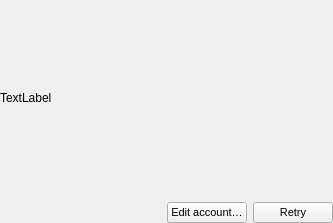
<?xml version="1.0" encoding="UTF-8"?>
<ui version="4.0">
 <class>roster_msg_box</class>
 <widget class="QWidget" name="roster_msg_box">
  <property name="geometry">
   <rect>
    <x>0</x>
    <y>0</y>
    <width>333</width>
    <height>223</height>
   </rect>
  </property>
  <property name="windowTitle">
   <string>Form</string>
  </property>
  <layout class="QVBoxLayout" name="verticalLayout">
   <property name="leftMargin">
    <number>0</number>
   </property>
   <property name="topMargin">
    <number>0</number>
   </property>
   <property name="rightMargin">
    <number>0</number>
   </property>
   <property name="bottomMargin">
    <number>0</number>
   </property>
   <item>
    <widget class="QLabel" name="message">
     <property name="sizePolicy">
      <sizepolicy hsizetype="Preferred" vsizetype="Preferred">
       <horstretch>0</horstretch>
       <verstretch>1</verstretch>
      </sizepolicy>
     </property>
     <property name="text">
      <string>TextLabel</string>
     </property>
     <property name="wordWrap">
      <bool>true</bool>
     </property>
     <property name="textInteractionFlags">
      <set>Qt::LinksAccessibleByMouse|Qt::TextSelectableByMouse</set>
     </property>
    </widget>
   </item>
   <item>
    <widget class="QWidget" name="btnbox" native="true">
     <property name="font">
      <font>
       <pointsize>8</pointsize>
      </font>
     </property>
     <layout class="QHBoxLayout" name="horizontalLayout_2">
      <property name="leftMargin">
       <number>0</number>
      </property>
      <property name="topMargin">
       <number>0</number>
      </property>
      <property name="rightMargin">
       <number>0</number>
      </property>
      <property name="bottomMargin">
       <number>0</number>
      </property>
      <item>
       <spacer name="horizontalSpacer_2">
        <property name="orientation">
         <enum>Qt::Horizontal</enum>
        </property>
        <property name="sizeHint" stdset="0">
         <size>
          <width>40</width>
          <height>20</height>
         </size>
        </property>
       </spacer>
      </item>
      <item>
       <widget class="QPushButton" name="btn_modify">
        <property name="text">
         <string>Edit account…</string>
        </property>
       </widget>
      </item>
      <item>
       <widget class="QPushButton" name="btn_retry">
        <property name="text">
         <string>Retry</string>
        </property>
       </widget>
      </item>
     </layout>
    </widget>
   </item>
  </layout>
 </widget>
 <resources/>
 <connections/>
</ui>
